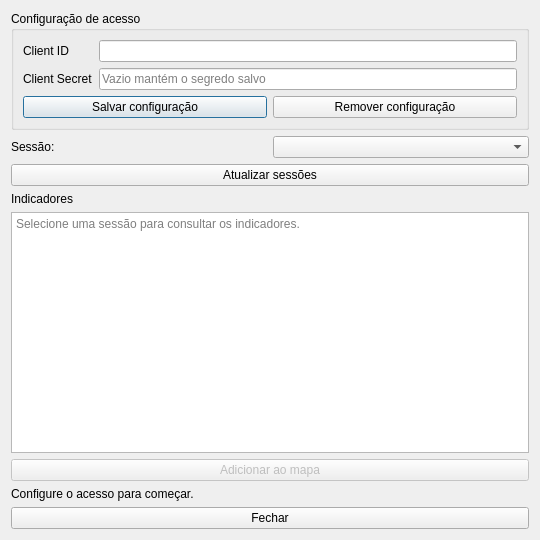
<?xml version="1.0" encoding="UTF-8"?>
<ui version="4.0">
 <class>J3MDialog</class>
 <widget class="QDialog" name="J3MDialog">
  <property name="windowTitle"><string>J3M Connect</string></property>
  <property name="minimumSize"><size><width>540</width><height>540</height></size></property>
  <layout class="QVBoxLayout" name="mainLayout">
   <item><widget class="QGroupBox" name="configGroup">
    <property name="title"><string>Configuração de acesso</string></property>
    <layout class="QFormLayout" name="configLayout">
     <item row="0" column="0"><widget class="QLabel" name="clientLabel"><property name="text"><string>Client ID</string></property><property name="buddy"><cstring>clientEdit</cstring></property></widget></item>
     <item row="0" column="1"><widget class="QLineEdit" name="clientEdit"/></item>
     <item row="1" column="0"><widget class="QLabel" name="secretLabel"><property name="text"><string>Client Secret</string></property><property name="buddy"><cstring>secretEdit</cstring></property></widget></item>
     <item row="1" column="1"><widget class="QLineEdit" name="secretEdit"><property name="echoMode"><enum>QLineEdit::Password</enum></property><property name="placeholderText"><string>Vazio mantém o segredo salvo</string></property></widget></item>
     <item row="2" column="0" colspan="2"><layout class="QHBoxLayout" name="configButtons">
      <item><widget class="QPushButton" name="saveButton"><property name="text"><string>Salvar configuração</string></property></widget></item>
      <item><widget class="QPushButton" name="removeButton"><property name="text"><string>Remover configuração</string></property></widget></item>
     </layout></item>
    </layout>
   </widget></item>
   <item><layout class="QHBoxLayout" name="sessionLayout">
    <item><widget class="QLabel" name="sessionLabel"><property name="text"><string>Sessão:</string></property><property name="buddy"><cstring>sessionCombo</cstring></property></widget></item>
    <item><widget class="QComboBox" name="sessionCombo"/></item>
   </layout></item>
   <item><widget class="QPushButton" name="refreshButton"><property name="text"><string>Atualizar sessões</string></property></widget></item>
   <item><widget class="QLabel" name="indicatorsLabel"><property name="text"><string>Indicadores</string></property></widget></item>
   <item><widget class="QPlainTextEdit" name="indicatorsEdit"><property name="readOnly"><bool>true</bool></property><property name="placeholderText"><string>Selecione uma sessão para consultar os indicadores.</string></property></widget></item>
   <item><widget class="QPushButton" name="addButton"><property name="text"><string>Adicionar ao mapa</string></property><property name="enabled"><bool>false</bool></property></widget></item>
   <item><widget class="QLabel" name="statusLabel"><property name="text"><string>Configure o acesso para começar.</string></property><property name="textFormat"><enum>Qt::PlainText</enum></property><property name="wordWrap"><bool>true</bool></property></widget></item>
   <item><widget class="QPushButton" name="closeButton"><property name="text"><string>Fechar</string></property></widget></item>
  </layout>
 </widget>
 <resources/>
 <connections/>
</ui>
